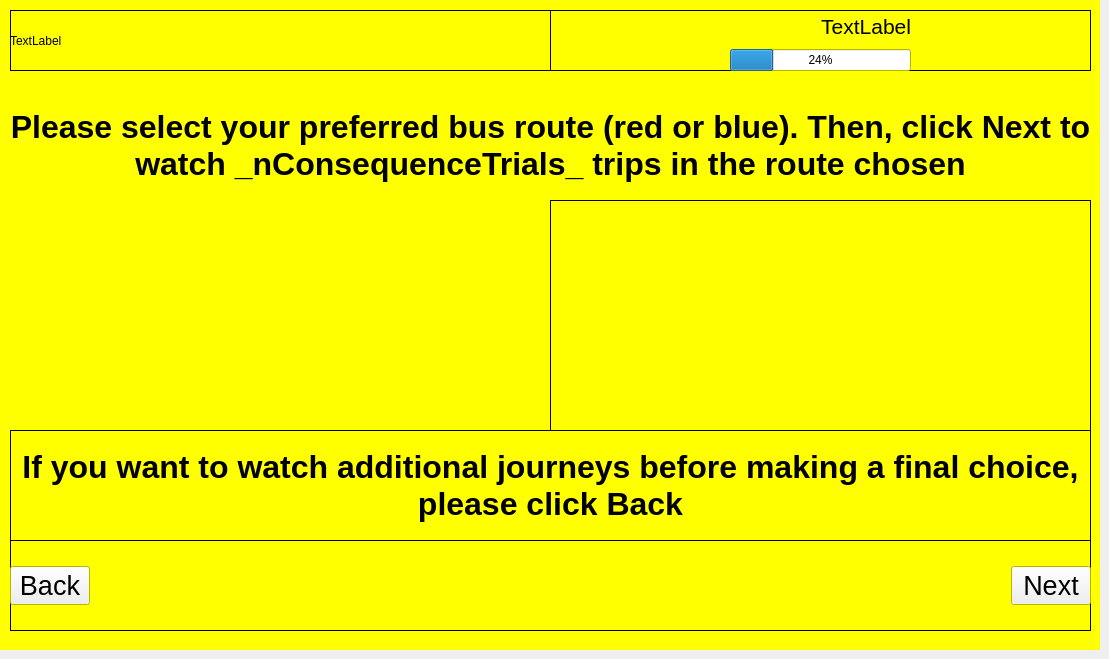
    <widget class="QWidget" name="simulationExpChoicePage">
     <widget class="QWidget" name="simulationExpChoicePanel" native="true">
      <property name="geometry">
       <rect>
        <x>0</x>
        <y>0</y>
        <width>1100</width>
        <height>650</height>
       </rect>
      </property>
      <property name="palette">
       <palette>
        <active>
         <colorrole role="Base">
          <brush brushstyle="SolidPattern">
           <color alpha="255">
            <red>255</red>
            <green>255</green>
            <blue>255</blue>
           </color>
          </brush>
         </colorrole>
         <colorrole role="Window">
          <brush brushstyle="SolidPattern">
           <color alpha="255">
            <red>255</red>
            <green>255</green>
            <blue>0</blue>
           </color>
          </brush>
         </colorrole>
        </active>
        <inactive>
         <colorrole role="Base">
          <brush brushstyle="SolidPattern">
           <color alpha="255">
            <red>255</red>
            <green>255</green>
            <blue>255</blue>
           </color>
          </brush>
         </colorrole>
         <colorrole role="Window">
          <brush brushstyle="SolidPattern">
           <color alpha="255">
            <red>255</red>
            <green>255</green>
            <blue>0</blue>
           </color>
          </brush>
         </colorrole>
        </inactive>
        <disabled>
         <colorrole role="Base">
          <brush brushstyle="SolidPattern">
           <color alpha="255">
            <red>255</red>
            <green>255</green>
            <blue>0</blue>
           </color>
          </brush>
         </colorrole>
         <colorrole role="Window">
          <brush brushstyle="SolidPattern">
           <color alpha="255">
            <red>255</red>
            <green>255</green>
            <blue>0</blue>
           </color>
          </brush>
         </colorrole>
        </disabled>
       </palette>
      </property>
      <property name="autoFillBackground">
       <bool>true</bool>
      </property>
      <widget class="QWidget" name="layoutWidget">
       <property name="geometry">
        <rect>
         <x>630</x>
         <y>230</y>
         <width>391</width>
         <height>171</height>
        </rect>
       </property>
       <layout class="QGridLayout" name="preferredJourneyClickableGrid">
        <item row="0" column="1">
         <layout class="QGridLayout" name="preferredDirectionGrid"/>
        </item>
       </layout>
      </widget>
      <widget class="QWidget" name="gridLayoutWidget_10">
       <property name="geometry">
        <rect>
         <x>10</x>
         <y>90</y>
         <width>1081</width>
         <height>111</height>
        </rect>
       </property>
       <layout class="QGridLayout" name="preferredJourneyGrid">
        <property name="sizeConstraint">
         <enum>QLayout::SetDefaultConstraint</enum>
        </property>
        <property name="spacing">
         <number>0</number>
        </property>
        <item row="0" column="0">
         <widget class="QLabel" name="preferredJourneyLbl">
          <property name="font">
           <font>
            <family>Helvetica</family>
            <pointsize>24</pointsize>
            <weight>75</weight>
            <bold>true</bold>
           </font>
          </property>
          <property name="frameShape">
           <enum>QFrame::NoFrame</enum>
          </property>
          <property name="midLineWidth">
           <number>5</number>
          </property>
          <property name="text">
           <string>Please select your preferred bus route (red or blue). Then, click Next to watch _nConsequenceTrials_ trips in the route chosen</string>
          </property>
          <property name="scaledContents">
           <bool>false</bool>
          </property>
          <property name="alignment">
           <set>Qt::AlignCenter</set>
          </property>
          <property name="wordWrap">
           <bool>true</bool>
          </property>
         </widget>
        </item>
       </layout>
      </widget>
      <widget class="QWidget" name="gridLayoutWidget_13">
       <property name="geometry">
        <rect>
         <x>10</x>
         <y>430</y>
         <width>1081</width>
         <height>111</height>
        </rect>
       </property>
       <layout class="QGridLayout" name="moreJourneysGrid">
        <property name="sizeConstraint">
         <enum>QLayout::SetDefaultConstraint</enum>
        </property>
        <property name="spacing">
         <number>0</number>
        </property>
        <item row="1" column="0">
         <widget class="QLabel" name="moreJourneysLbl">
          <property name="font">
           <font>
            <family>Helvetica</family>
            <pointsize>24</pointsize>
            <weight>75</weight>
            <bold>true</bold>
           </font>
          </property>
          <property name="frameShape">
           <enum>QFrame::NoFrame</enum>
          </property>
          <property name="text">
           <string>If you want to watch additional journeys before making a final choice, please click Back</string>
          </property>
          <property name="scaledContents">
           <bool>false</bool>
          </property>
          <property name="alignment">
           <set>Qt::AlignCenter</set>
          </property>
          <property name="wordWrap">
           <bool>true</bool>
          </property>
          <property name="indent">
           <number>0</number>
          </property>
         </widget>
        </item>
       </layout>
      </widget>
      <widget class="QWidget" name="gridLayoutWidget_15">
       <property name="geometry">
        <rect>
         <x>10</x>
         <y>200</y>
         <width>541</width>
         <height>231</height>
        </rect>
       </property>
       <layout class="QGridLayout" name="mapGrid"/>
      </widget>
      <widget class="QLabel" name="preferredDirectionPanel">
       <property name="geometry">
        <rect>
         <x>550</x>
         <y>200</y>
         <width>541</width>
         <height>231</height>
        </rect>
       </property>
       <property name="font">
        <font>
         <family>Helvetica</family>
         <pointsize>14</pointsize>
         <weight>75</weight>
         <bold>true</bold>
        </font>
       </property>
       <property name="frameShape">
        <enum>QFrame::Box</enum>
       </property>
       <property name="text">
        <string/>
       </property>
       <property name="alignment">
        <set>Qt::AlignHCenter|Qt::AlignTop</set>
       </property>
      </widget>
      <widget class="QWidget" name="gridLayoutWidget_22">
       <property name="geometry">
        <rect>
         <x>550</x>
         <y>10</y>
         <width>541</width>
         <height>61</height>
        </rect>
       </property>
       <layout class="QGridLayout" name="simulationExpChoiceProgressBarGrid">
        <item row="1" column="1">
         <widget class="QProgressBar" name="simulationExpChoiceProgressBar">
          <property name="value">
           <number>24</number>
          </property>
          <property name="format">
           <string notr="true">%p%</string>
          </property>
         </widget>
        </item>
        <item row="0" column="1">
         <widget class="QLabel" name="simulationExpDecisionProblemCounterLbl">
          <property name="font">
           <font>
            <pointsize>16</pointsize>
            <weight>75</weight>
            <bold>true</bold>
           </font>
          </property>
          <property name="text">
           <string>&lt;html&gt;&lt;head/&gt;&lt;body&gt;&lt;p&gt;&lt;span style=&quot; font-weight:400;&quot;&gt;TextLabel&lt;/span&gt;&lt;/p&gt;&lt;/body&gt;&lt;/html&gt;</string>
          </property>
          <property name="alignment">
           <set>Qt::AlignRight|Qt::AlignTrailing|Qt::AlignVCenter</set>
          </property>
         </widget>
        </item>
        <item row="1" column="0">
         <spacer name="horizontalSpacer_4">
          <property name="orientation">
           <enum>Qt::Horizontal</enum>
          </property>
          <property name="sizeHint" stdset="0">
           <size>
            <width>40</width>
            <height>20</height>
           </size>
          </property>
         </spacer>
        </item>
        <item row="1" column="2">
         <spacer name="horizontalSpacer_3">
          <property name="orientation">
           <enum>Qt::Horizontal</enum>
          </property>
          <property name="sizeHint" stdset="0">
           <size>
            <width>40</width>
            <height>20</height>
           </size>
          </property>
         </spacer>
        </item>
       </layout>
      </widget>
      <widget class="QLabel" name="simulationExpChoiceProgressBarPanel">
       <property name="geometry">
        <rect>
         <x>550</x>
         <y>10</y>
         <width>541</width>
         <height>61</height>
        </rect>
       </property>
       <property name="font">
        <font>
         <family>Helvetica</family>
         <pointsize>14</pointsize>
         <weight>75</weight>
         <bold>true</bold>
        </font>
       </property>
       <property name="frameShape">
        <enum>QFrame::Box</enum>
       </property>
       <property name="text">
        <string/>
       </property>
       <property name="alignment">
        <set>Qt::AlignCenter</set>
       </property>
      </widget>
      <widget class="QLabel" name="simulationExpChoiceStagePanel">
       <property name="geometry">
        <rect>
         <x>10</x>
         <y>10</y>
         <width>1081</width>
         <height>61</height>
        </rect>
       </property>
       <property name="font">
        <font>
         <family>Helvetica</family>
         <pointsize>14</pointsize>
         <weight>75</weight>
         <bold>true</bold>
        </font>
       </property>
       <property name="frameShape">
        <enum>QFrame::Box</enum>
       </property>
       <property name="text">
        <string/>
       </property>
       <property name="alignment">
        <set>Qt::AlignCenter</set>
       </property>
      </widget>
      <widget class="QWidget" name="gridLayoutWidget_12">
       <property name="geometry">
        <rect>
         <x>10</x>
         <y>10</y>
         <width>541</width>
         <height>61</height>
        </rect>
       </property>
       <layout class="QGridLayout" name="simulationExpChoiceStageGrid">
        <item row="0" column="0">
         <widget class="QLabel" name="simulationExpChoiceStageLbl">
          <property name="text">
           <string>TextLabel</string>
          </property>
         </widget>
        </item>
       </layout>
      </widget>
      <widget class="QWidget" name="gridLayoutWidget_2">
       <property name="geometry">
        <rect>
         <x>10</x>
         <y>540</y>
         <width>1081</width>
         <height>91</height>
        </rect>
       </property>
       <layout class="QGridLayout" name="pushButtonsSimulationExpChoiceGrid">
        <item row="0" column="0">
         <widget class="QPushButton" name="buttonBackSimulationExpChoicePage">
          <property name="font">
           <font>
            <pointsize>20</pointsize>
           </font>
          </property>
          <property name="text">
           <string>Back</string>
          </property>
         </widget>
        </item>
        <item row="0" column="2">
         <widget class="QPushButton" name="buttonNextSimulationExpChoicePage">
          <property name="font">
           <font>
            <pointsize>20</pointsize>
           </font>
          </property>
          <property name="text">
           <string>Next</string>
          </property>
          <property name="checkable">
           <bool>false</bool>
          </property>
         </widget>
        </item>
        <item row="0" column="1">
         <spacer name="horizontalSpacer_6">
          <property name="orientation">
           <enum>Qt::Horizontal</enum>
          </property>
          <property name="sizeHint" stdset="0">
           <size>
            <width>118</width>
            <height>20</height>
           </size>
          </property>
         </spacer>
        </item>
       </layout>
      </widget>
      <widget class="QLabel" name="pushButtonsSimulationExpChoicePanel">
       <property name="geometry">
        <rect>
         <x>10</x>
         <y>540</y>
         <width>1081</width>
         <height>91</height>
        </rect>
       </property>
       <property name="font">
        <font>
         <family>Helvetica</family>
         <pointsize>14</pointsize>
         <weight>75</weight>
         <bold>true</bold>
        </font>
       </property>
       <property name="frameShape">
        <enum>QFrame::Box</enum>
       </property>
       <property name="text">
        <string/>
       </property>
       <property name="alignment">
        <set>Qt::AlignHCenter|Qt::AlignTop</set>
       </property>
      </widget>
      <widget class="QWidget" name="gridLayoutWidget_52">
       <property name="geometry">
        <rect>
         <x>10</x>
         <y>70</y>
         <width>1081</width>
         <height>21</height>
        </rect>
       </property>
       <layout class="QGridLayout" name="simulationExpChoiceBlackSpacingGrid"/>
      </widget>
      <widget class="QWidget" name="gridLayoutWidget_11">
       <property name="geometry">
        <rect>
         <x>10</x>
         <y>250</y>
         <width>541</width>
         <height>121</height>
        </rect>
       </property>
       <layout class="QGridLayout" name="horizontalSliderConfirmationGrid"/>
      </widget>
      <widget class="QWidget" name="gridLayoutWidget_84">
       <property name="geometry">
        <rect>
         <x>10</x>
         <y>200</y>
         <width>541</width>
         <height>51</height>
        </rect>
       </property>
       <layout class="QGridLayout" name="certaintyLevelConfirmationGrid"/>
      </widget>
      <widget class="QLabel" name="moreJourneysPanel">
       <property name="geometry">
        <rect>
         <x>10</x>
         <y>430</y>
         <width>1081</width>
         <height>111</height>
        </rect>
       </property>
       <property name="font">
        <font>
         <family>Helvetica</family>
         <pointsize>24</pointsize>
         <weight>75</weight>
         <bold>true</bold>
        </font>
       </property>
       <property name="frameShape">
        <enum>QFrame::Box</enum>
       </property>
       <property name="text">
        <string/>
       </property>
       <property name="scaledContents">
        <bool>false</bool>
       </property>
       <property name="alignment">
        <set>Qt::AlignCenter</set>
       </property>
       <property name="wordWrap">
        <bool>true</bool>
       </property>
       <property name="indent">
        <number>0</number>
       </property>
      </widget>
      <zorder>pushButtonsSimulationExpChoicePanel</zorder>
      <zorder>preferredDirectionPanel</zorder>
      <zorder>simulationExpChoiceStagePanel</zorder>
      <zorder>simulationExpChoiceProgressBarPanel</zorder>
      <zorder>layoutWidget</zorder>
      <zorder>gridLayoutWidget_10</zorder>
      <zorder>gridLayoutWidget_13</zorder>
      <zorder>gridLayoutWidget_15</zorder>
      <zorder>gridLayoutWidget_22</zorder>
      <zorder>gridLayoutWidget_12</zorder>
      <zorder>gridLayoutWidget_2</zorder>
      <zorder>gridLayoutWidget_52</zorder>
      <zorder>gridLayoutWidget_11</zorder>
      <zorder>gridLayoutWidget_84</zorder>
      <zorder>moreJourneysPanel</zorder>
     </widget>
    </widget>
